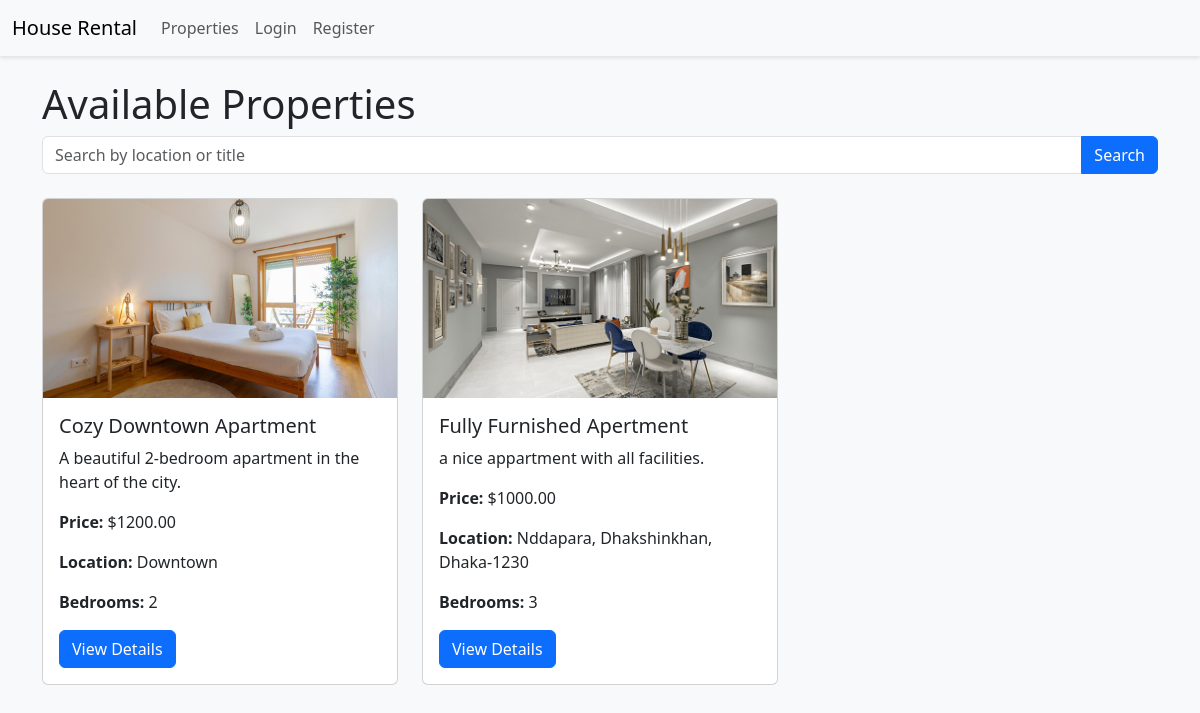
The page / on the database its author committed.
### properties/models.py (models this page shows, shortened)
class Property(models.Model):
    owner = models.ForeignKey(CustomUser, on_delete=models.CASCADE, related_name='properties')
    title = models.CharField(max_length=200)
    description = models.TextField()
    price = models.DecimalField(max_digits=10, decimal_places=2, validators=[MinValueValidator(0)])
    bedrooms = models.IntegerField(validators=[MinValueValidator(0)])
    location = models.CharField(max_length=200)
    image = models.ImageField(upload_to='properties/', blank=True, null=True)
    created_at = models.DateTimeField(auto_now_add=True)
    is_available = models.BooleanField(default=True)

### properties/views.py (the view)
# urls.py: path('', views.property_list, name='property_list'),
def property_list(request):
    properties = Property.objects.filter(is_available=True)
    query = request.GET.get('q')
    if query:
        properties = properties.filter(location__icontains=query) | properties.filter(title__icontains=query)
    return render(request, 'properties/property_list.html', {'properties': properties})

### properties/templates/properties/property_list.html
{% extends 'base.html' %}
{% block content %}
<h1>Available Properties</h1>
<form method="GET" class="mb-4">
    <div class="input-group">
        <input type="text" name="q" class="form-control" placeholder="Search by location or title">
        <button type="submit" class="btn btn-primary">Search</button>
    </div>
</form>
<div class="row">
    {% for property in properties %}
        <div class="col-md-4 mb-4">
            <div class="card">
                {% if property.image %}
                    <img src="{{ property.image.url }}" class="card-img-top" alt="{{ property.title }}">
                {% endif %}
                <div class="card-body">
                    <h5 class="card-title">{{ property.title }}</h5>
                    <p class="card-text">{{ property.description|truncatewords:20 }}</p>
                    <p class="card-text"><strong>Price:</strong> ${{ property.price }}</p>
                    <p class="card-text"><strong>Location:</strong> {{ property.location }}</p>
                    <p class="card-text"><strong>Bedrooms:</strong> {{ property.bedrooms }}</p>
                    <a href="{% url 'property_detail' property.pk %}" class="btn btn-primary">View Details</a>
                </div>
            </div>
        </div>
    {% empty %}
        <p>No properties available.</p>
    {% endfor %}
</div>
{% endblock %}

### templates/base.html (shortened to what this page needs)
<!DOCTYPE html>
<html lang="en">
<head>
    {% load bootstrap5 %}
    {% bootstrap_css %}
    <link rel="stylesheet" href="/static/css/style.css">
</head>
<body>
    <nav class="navbar navbar-expand-lg navbar-light bg-light">
        <div class="container-fluid">
            <a class="navbar-brand" href="{% url 'property_list' %}">House Rental</a>
            <div class="collapse navbar-collapse">
                <ul class="navbar-nav me-auto">
                    <li class="nav-item">
                        <a class="nav-link" href="{% url 'property_list' %}">Properties</a>
                    </li>
                    {% if user.is_authenticated %}
                        {% if user.role == 'landlord' %}
                            <li class="nav-item">
                                <a class="nav-link" href="{% url 'landlord_dashboard' %}">Dashboard</a>
                            </li>
                            <li class="nav-item">
                                <a class="nav-link" href="{% url 'create_property' %}">Add Property</a>
                            </li>
                        {% elif user.role == 'tenant' %}
                            <li class="nav-item">
                                <a class="nav-link" href="{% url 'recommend_properties' %}">Recommendations</a>
                            </li>
                        {% endif %}
                        <li class="nav-item">
                            <a class="nav-link" href="{% url 'message_inbox' %}">Messages</a>
                        </li>
                        <li class="nav-item">
                            <a class="nav-link" href="{% url 'logout' %}">Logout</a>
                        </li>
                    {% else %}
                        <li class="nav-item">
                            <a class="nav-link" href="{% url 'login' %}">Login</a>
                        </li>
                        <li class="nav-item">
                            <a class="nav-link" href="{% url 'register' %}">Register</a>
                        </li>
                    {% endif %}
                </ul>
            </div>
        </div>
    </nav>
    <div class="container mt-4">
        {% block content %}
        {% endblock %}
    </div>
</body>
</html>

### static/css/style.css (style rules this page uses)
body { background-color: #f8f9fa; }
.card-img-top { max-height: 200px; object-fit: cover; }
.navbar { box-shadow: 0 2px 4px rgba(0,0,0,0.1); }
.container { margin-top: 20px; }

### rows shown on the page
Property: image (picture), title "Cozy Downtown Apartment", description "A beautiful 2-bedroom apartment in the heart of the city.", price "1200.00", location "Downtown", bedrooms "2"
Property: image (picture), title "Fully Furnished Apertment", description "a nice appartment with all facilities.", price "1000.00", location "Nddapara, Dhakshinkhan, Dhaka-1230", bedrooms "3"
